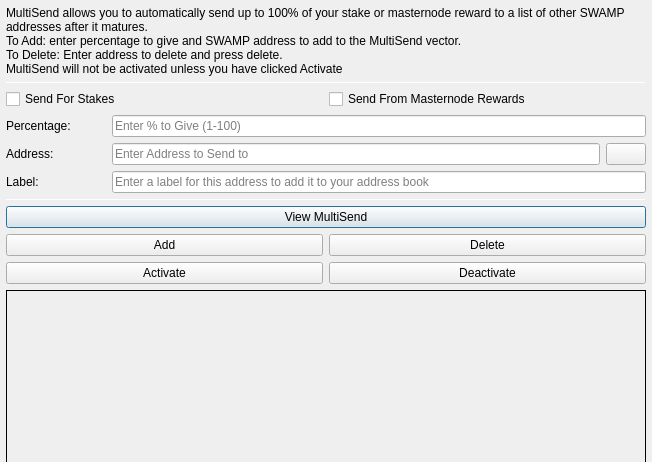
<?xml version="1.0" encoding="UTF-8"?>
<ui version="4.0">
 <class>MultiSendDialog</class>
 <widget class="QDialog" name="MultiSendDialog">
  <property name="windowModality">
   <enum>Qt::NonModal</enum>
  </property>
  <property name="geometry">
   <rect>
    <x>0</x>
    <y>0</y>
    <width>652</width>
    <height>300</height>
   </rect>
  </property>
  <property name="windowTitle">
   <string>MultiSend</string>
  </property>
  <layout class="QVBoxLayout" name="verticalLayout" stretch="0">
   <property name="leftMargin">
    <number>6</number>
   </property>
   <property name="topMargin">
    <number>6</number>
   </property>
   <property name="rightMargin">
    <number>6</number>
   </property>
   <property name="bottomMargin">
    <number>6</number>
   </property>
   <item>
    <layout class="QVBoxLayout" name="verticalLayout_Main" stretch="1,1,1,0,1,1,1">
     <item>
      <widget class="QLabel" name="label_2">
       <property name="lineWidth">
        <number>1</number>
       </property>
       <property name="text">
        <string>MultiSend allows you to automatically send up to 100% of your stake or masternode reward to a list of other SWAMP addresses after it matures.
To Add: enter percentage to give and SWAMP address to add to the MultiSend vector.
To Delete: Enter address to delete and press delete.
MultiSend will not be activated unless you have clicked Activate</string>
       </property>
       <property name="alignment">
        <set>Qt::AlignLeading|Qt::AlignLeft|Qt::AlignTop</set>
       </property>
       <property name="wordWrap">
        <bool>true</bool>
       </property>
      </widget>
     </item>
     <item>
      <widget class="Line" name="line">
       <property name="minimumSize">
        <size>
         <width>0</width>
         <height>1</height>
        </size>
       </property>
       <property name="maximumSize">
        <size>
         <width>16777215</width>
         <height>1</height>
        </size>
       </property>
       <property name="orientation">
        <enum>Qt::Horizontal</enum>
       </property>
      </widget>
     </item>
     <item>
      <layout class="QVBoxLayout" name="verticalLayout_Settings">
       <item>
        <layout class="QHBoxLayout" name="horizontalLayout">
         <item>
          <widget class="QCheckBox" name="multiSendStakeCheckBox">
           <property name="text">
            <string>Send For Stakes</string>
           </property>
          </widget>
         </item>
         <item>
          <widget class="QCheckBox" name="multiSendMasternodeCheckBox">
           <property name="text">
            <string>Send From Masternode Rewards</string>
           </property>
          </widget>
         </item>
        </layout>
       </item>
       <item>
        <layout class="QHBoxLayout" name="horizontalLayout_6">
         <item>
          <widget class="QLabel" name="label">
           <property name="minimumSize">
            <size>
             <width>100</width>
             <height>0</height>
            </size>
           </property>
           <property name="toolTip">
            <string>Percentage of stake to send</string>
           </property>
           <property name="text">
            <string>Percentage:</string>
           </property>
          </widget>
         </item>
         <item>
          <widget class="QLineEdit" name="multiSendPercentEdit">
           <property name="toolTip">
            <string>Enter whole numbers 1 - 100</string>
           </property>
           <property name="placeholderText">
            <string>Enter % to Give (1-100)</string>
           </property>
          </widget>
         </item>
        </layout>
       </item>
       <item>
        <layout class="QHBoxLayout" name="horizontalLayout_7">
         <item>
          <widget class="QLabel" name="label_5">
           <property name="minimumSize">
            <size>
             <width>100</width>
             <height>0</height>
            </size>
           </property>
           <property name="toolTip">
            <string>Address to send portion of stake to</string>
           </property>
           <property name="text">
            <string>Address:</string>
           </property>
          </widget>
         </item>
         <item>
          <widget class="QLineEdit" name="multiSendAddressEdit">
           <property name="toolTip">
            <string/>
           </property>
           <property name="placeholderText">
            <string>Enter Address to Send to</string>
           </property>
          </widget>
         </item>
         <item>
          <widget class="QPushButton" name="addressBookButton">
           <property name="maximumSize">
            <size>
             <width>16777215</width>
             <height>32</height>
            </size>
           </property>
           <property name="toolTip">
            <string>Choose an address from the address book</string>
           </property>
           <property name="text">
            <string/>
           </property>
           <property name="icon">
            <iconset resource="../swamp.qrc">
             <normaloff>:/icons/address-book</normaloff>:/icons/address-book</iconset>
           </property>
           <property name="shortcut">
            <string>Alt+A</string>
           </property>
           <property name="autoDefault">
            <bool>false</bool>
           </property>
          </widget>
         </item>
        </layout>
       </item>
      </layout>
     </item>
     <item>
      <layout class="QHBoxLayout" name="horizontalLayout_3">
       <item>
        <widget class="QLabel" name="label_3">
         <property name="minimumSize">
          <size>
           <width>100</width>
           <height>0</height>
          </size>
         </property>
         <property name="text">
          <string>Label:</string>
         </property>
        </widget>
       </item>
       <item>
        <widget class="QLineEdit" name="labelAddressLabelEdit">
         <property name="placeholderText">
          <string>Enter a label for this address to add it to your address book</string>
         </property>
        </widget>
       </item>
      </layout>
     </item>
     <item>
      <widget class="Line" name="line_2">
       <property name="minimumSize">
        <size>
         <width>0</width>
         <height>1</height>
        </size>
       </property>
       <property name="maximumSize">
        <size>
         <width>16777215</width>
         <height>1</height>
        </size>
       </property>
       <property name="orientation">
        <enum>Qt::Horizontal</enum>
       </property>
      </widget>
     </item>
     <item>
      <layout class="QVBoxLayout" name="verticalLayout_Buttons">
       <item>
        <layout class="QHBoxLayout" name="horizontalLayout_4">
         <item>
          <widget class="QPushButton" name="viewButton">
           <property name="toolTip">
            <string/>
           </property>
           <property name="statusTip">
            <string>View MultiSend Vector</string>
           </property>
           <property name="text">
            <string>View MultiSend</string>
           </property>
          </widget>
         </item>
        </layout>
       </item>
       <item>
        <layout class="QHBoxLayout" name="horizontalLayout_2">
         <item>
          <widget class="QPushButton" name="addButton">
           <property name="toolTip">
            <string/>
           </property>
           <property name="statusTip">
            <string>Add to MultiSend Vector</string>
           </property>
           <property name="text">
            <string>Add</string>
           </property>
          </widget>
         </item>
         <item>
          <widget class="QPushButton" name="deleteButton">
           <property name="toolTip">
            <string/>
           </property>
           <property name="statusTip">
            <string>Delete Address From MultiSend Vector</string>
           </property>
           <property name="text">
            <string>Delete</string>
           </property>
          </widget>
         </item>
        </layout>
       </item>
       <item>
        <layout class="QHBoxLayout" name="horizontalLayout_5">
         <item>
          <widget class="QPushButton" name="activateButton">
           <property name="statusTip">
            <string>Activate MultiSend</string>
           </property>
           <property name="text">
            <string>Activate</string>
           </property>
          </widget>
         </item>
         <item>
          <widget class="QPushButton" name="disableButton">
           <property name="statusTip">
            <string>Deactivate MultiSend</string>
           </property>
           <property name="text">
            <string>Deactivate</string>
           </property>
          </widget>
         </item>
        </layout>
       </item>
      </layout>
     </item>
     <item>
      <widget class="QLabel" name="message">
       <property name="minimumSize">
        <size>
         <width>0</width>
         <height>180</height>
        </size>
       </property>
       <property name="frameShape">
        <enum>QFrame::Panel</enum>
       </property>
       <property name="frameShadow">
        <enum>QFrame::Plain</enum>
       </property>
       <property name="lineWidth">
        <number>1</number>
       </property>
       <property name="midLineWidth">
        <number>1</number>
       </property>
       <property name="text">
        <string/>
       </property>
       <property name="alignment">
        <set>Qt::AlignLeading|Qt::AlignLeft|Qt::AlignTop</set>
       </property>
       <property name="wordWrap">
        <bool>true</bool>
       </property>
      </widget>
     </item>
    </layout>
   </item>
  </layout>
 </widget>
 <resources>
  <include location="../swamp.qrc"/>
 </resources>
 <connections/>
</ui>
